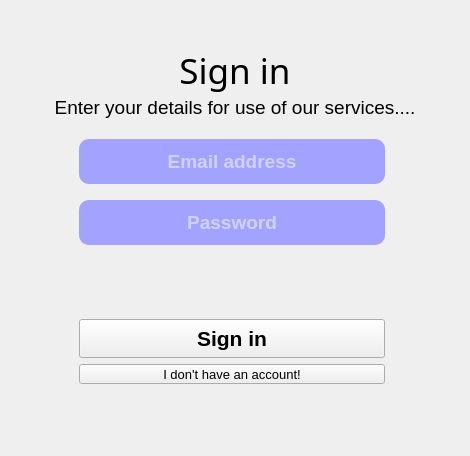
<?xml version="1.0" encoding="UTF-8"?>
<ui version="4.0">
 <class>currency_converter_frame</class>
 <widget class="QWidget" name="currency_converter_frame">
  <property name="geometry">
   <rect>
    <x>0</x>
    <y>0</y>
    <width>470</width>
    <height>456</height>
   </rect>
  </property>
  <property name="font">
   <font/>
  </property>
  <property name="windowTitle">
   <string>Currency Converter</string>
  </property>
  <property name="styleSheet">
   <string notr="true">QPushButton[objectName=&quot;signin_page_button&quot;],
QPushButton[objectName=&quot;register_page_button&quot;] {
	border: none;
}

QLabel, QPushButton[objectName=&quot;signin_page_button&quot;],
QLabel, QPushButton[objectName=&quot;signin_page_button&quot;] {
	color: rgb(0, 0, 127);
}

QLineEdit {
	background-color: rgb(163, 163, 255);
	color: rgb(255, 255, 255);
     /* color: rgb(0, 0, 127); */
    border-radius: 10px;
    font-weight: bold;
}

QPushButton[objectName=&quot;signin_button&quot;] {
    font-weight: bold;
    color: white;
	border-radius: 10px;
	border: none;
	background-color: qlineargradient(spread:pad, x1:0, y2:1, x1:0, y1:0, stop:0 rgb(120, 121, 255), stop:1 rgb(0, 0, 255));
}

QPushButton[objectName=&quot;register_button&quot;] {
    font-weight: bold;
    color: white;
	border-radius: 10px;
	border: none;
	background-color: qlineargradient(spread:pad, x1:0, y2:1, x1:0, y1:0, stop:0 rgb(129, 0, 0), stop:1 rgb(255, 0, 0));
}</string>
  </property>
  <widget class="QStackedWidget" name="stackedWidget">
   <property name="geometry">
    <rect>
     <x>0</x>
     <y>0</y>
     <width>470</width>
     <height>456</height>
    </rect>
   </property>
   <property name="currentIndex">
    <number>0</number>
   </property>
   <widget class="QWidget" name="signin_page">
    <widget class="QLabel" name="signin_text">
     <property name="enabled">
      <bool>true</bool>
     </property>
     <property name="geometry">
      <rect>
       <x>0</x>
       <y>46</y>
       <width>470</width>
       <height>51</height>
      </rect>
     </property>
     <property name="font">
      <font>
       <family>Calibri Light</family>
       <pointsize>26</pointsize>
      </font>
     </property>
     <property name="text">
      <string>Sign in</string>
     </property>
     <property name="alignment">
      <set>Qt::AlignHCenter|Qt::AlignTop</set>
     </property>
    </widget>
    <widget class="QLabel" name="signin_instructions">
     <property name="geometry">
      <rect>
       <x>0</x>
       <y>96</y>
       <width>470</width>
       <height>31</height>
      </rect>
     </property>
     <property name="font">
      <font>
       <pointsize>14</pointsize>
       <bold>false</bold>
      </font>
     </property>
     <property name="text">
      <string>Enter your details for use of our services....</string>
     </property>
     <property name="alignment">
      <set>Qt::AlignHCenter|Qt::AlignTop</set>
     </property>
    </widget>
    <widget class="QLineEdit" name="email_entry">
     <property name="geometry">
      <rect>
       <x>79</x>
       <y>139</y>
       <width>306</width>
       <height>45</height>
      </rect>
     </property>
     <property name="font">
      <font>
       <pointsize>14</pointsize>
       <bold>true</bold>
      </font>
     </property>
     <property name="alignment">
      <set>Qt::AlignCenter</set>
     </property>
     <property name="placeholderText">
      <string>Email address</string>
     </property>
    </widget>
    <widget class="QLineEdit" name="password_entry">
     <property name="geometry">
      <rect>
       <x>79</x>
       <y>200</y>
       <width>306</width>
       <height>45</height>
      </rect>
     </property>
     <property name="font">
      <font>
       <pointsize>14</pointsize>
       <bold>true</bold>
      </font>
     </property>
     <property name="echoMode">
      <enum>QLineEdit::Password</enum>
     </property>
     <property name="alignment">
      <set>Qt::AlignCenter</set>
     </property>
     <property name="placeholderText">
      <string>Password</string>
     </property>
    </widget>
    <widget class="QPushButton" name="signin_button">
     <property name="geometry">
      <rect>
       <x>79</x>
       <y>319</y>
       <width>306</width>
       <height>39</height>
      </rect>
     </property>
     <property name="font">
      <font>
       <pointsize>16</pointsize>
       <bold>true</bold>
      </font>
     </property>
     <property name="text">
      <string>Sign in</string>
     </property>
    </widget>
    <widget class="QPushButton" name="register_page_button">
     <property name="geometry">
      <rect>
       <x>79</x>
       <y>364</y>
       <width>306</width>
       <height>20</height>
      </rect>
     </property>
     <property name="font">
      <font>
       <pointsize>10</pointsize>
      </font>
     </property>
     <property name="text">
      <string>I don't have an account!</string>
     </property>
    </widget>
   </widget>
   <widget class="QWidget" name="register_page">
    <widget class="QLabel" name="register_text">
     <property name="enabled">
      <bool>true</bool>
     </property>
     <property name="geometry">
      <rect>
       <x>0</x>
       <y>46</y>
       <width>470</width>
       <height>51</height>
      </rect>
     </property>
     <property name="font">
      <font>
       <family>Calibri Light</family>
       <pointsize>26</pointsize>
      </font>
     </property>
     <property name="text">
      <string>Register</string>
     </property>
     <property name="alignment">
      <set>Qt::AlignHCenter|Qt::AlignTop</set>
     </property>
    </widget>
    <widget class="QLabel" name="register_instructions">
     <property name="geometry">
      <rect>
       <x>0</x>
       <y>96</y>
       <width>470</width>
       <height>31</height>
      </rect>
     </property>
     <property name="font">
      <font>
       <pointsize>14</pointsize>
       <bold>false</bold>
      </font>
     </property>
     <property name="text">
      <string>Enter your details for your new account....</string>
     </property>
     <property name="alignment">
      <set>Qt::AlignHCenter|Qt::AlignTop</set>
     </property>
    </widget>
    <widget class="QLineEdit" name="email_entry_register">
     <property name="geometry">
      <rect>
       <x>79</x>
       <y>139</y>
       <width>306</width>
       <height>45</height>
      </rect>
     </property>
     <property name="font">
      <font>
       <pointsize>14</pointsize>
       <bold>true</bold>
      </font>
     </property>
     <property name="alignment">
      <set>Qt::AlignCenter</set>
     </property>
     <property name="placeholderText">
      <string>Email address</string>
     </property>
    </widget>
    <widget class="QLineEdit" name="password_entry_register">
     <property name="geometry">
      <rect>
       <x>79</x>
       <y>200</y>
       <width>306</width>
       <height>45</height>
      </rect>
     </property>
     <property name="font">
      <font>
       <pointsize>14</pointsize>
       <bold>true</bold>
      </font>
     </property>
     <property name="echoMode">
      <enum>QLineEdit::Password</enum>
     </property>
     <property name="alignment">
      <set>Qt::AlignCenter</set>
     </property>
     <property name="placeholderText">
      <string>Password</string>
     </property>
    </widget>
    <widget class="QLineEdit" name="confirm_password_entry">
     <property name="geometry">
      <rect>
       <x>79</x>
       <y>261</y>
       <width>306</width>
       <height>45</height>
      </rect>
     </property>
     <property name="font">
      <font>
       <pointsize>14</pointsize>
       <bold>true</bold>
      </font>
     </property>
     <property name="echoMode">
      <enum>QLineEdit::Password</enum>
     </property>
     <property name="alignment">
      <set>Qt::AlignCenter</set>
     </property>
     <property name="placeholderText">
      <string>Confirm Password</string>
     </property>
    </widget>
    <widget class="QPushButton" name="register_button">
     <property name="geometry">
      <rect>
       <x>79</x>
       <y>321</y>
       <width>306</width>
       <height>39</height>
      </rect>
     </property>
     <property name="font">
      <font>
       <pointsize>16</pointsize>
       <bold>true</bold>
      </font>
     </property>
     <property name="text">
      <string>Register</string>
     </property>
    </widget>
    <widget class="QPushButton" name="signin_page_button">
     <property name="geometry">
      <rect>
       <x>79</x>
       <y>366</y>
       <width>306</width>
       <height>20</height>
      </rect>
     </property>
     <property name="font">
      <font>
       <pointsize>10</pointsize>
      </font>
     </property>
     <property name="text">
      <string>I already have an account!</string>
     </property>
    </widget>
   </widget>
  </widget>
 </widget>
 <resources/>
 <connections/>
</ui>
